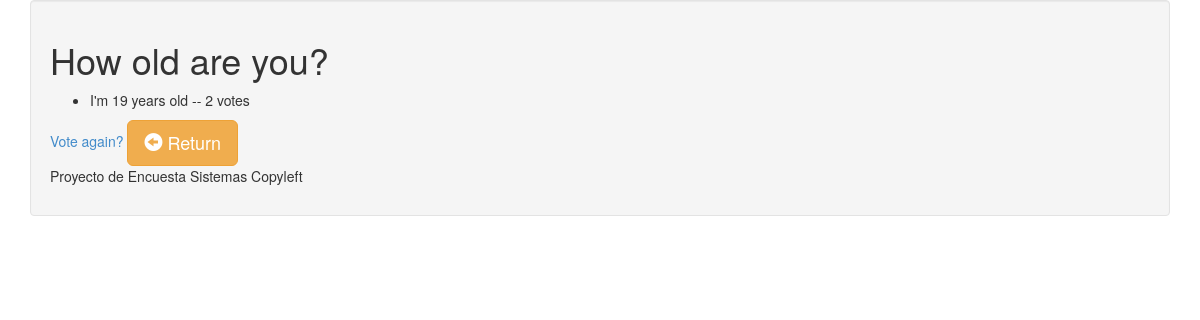
The page /polls/4/results/ on the database its author committed.
### polls/models.py (models this page shows, shortened)
class Poll(models.Model):
    question = models.CharField(max_length=200)
    pub_date = models.DateTimeField('date published')
    def was_published_recently(self):
        return self.pub_date >= timezone.now() - datetime.timedelta(days=1)
    was_published_recently.admin_order_field = 'pub_date'
    was_published_recently.boolean = True
    was_published_recently.short_description = 'Published recently?'

class Choice(models.Model):
    poll = models.ForeignKey(Poll)
    choice_text = models.CharField(max_length=200)
    votes = models.IntegerField(default=0)

### polls/views.py (the view)
# urls.py: url(r'^(?P<pk>\d+)/results/$', views.ResultsView.as_view(), name='results'),
class ResultsView(generic.DetailView):
    model = Poll
    template_name = 'polls/results.html'

### templates/polls/results.html (shortened to what this page needs)
{% extends "base.html" %}
{% block contenido %}
<h1>{{ poll.question }}</h1>
<ul>
{% for choice in poll.choice_set.all %}
    <li>{{ choice.choice_text }} -- {{ choice.votes }} vote{{ choice.votes|pluralize }}</li>
{% endfor %}
</ul>
<a href="{% url 'polls:detail' poll.id %}">Vote again?</a>
<a href="/question" class= "btn btn-warning btn-lg"><span class="glyphicon glyphicon-circle-arrow-left"></span> Return</a>
{% endblock contenido %}

### rows shown on the page
Poll: question "How old are you?"
Choice: choice_text "I'm 19 years old", votes "2"
